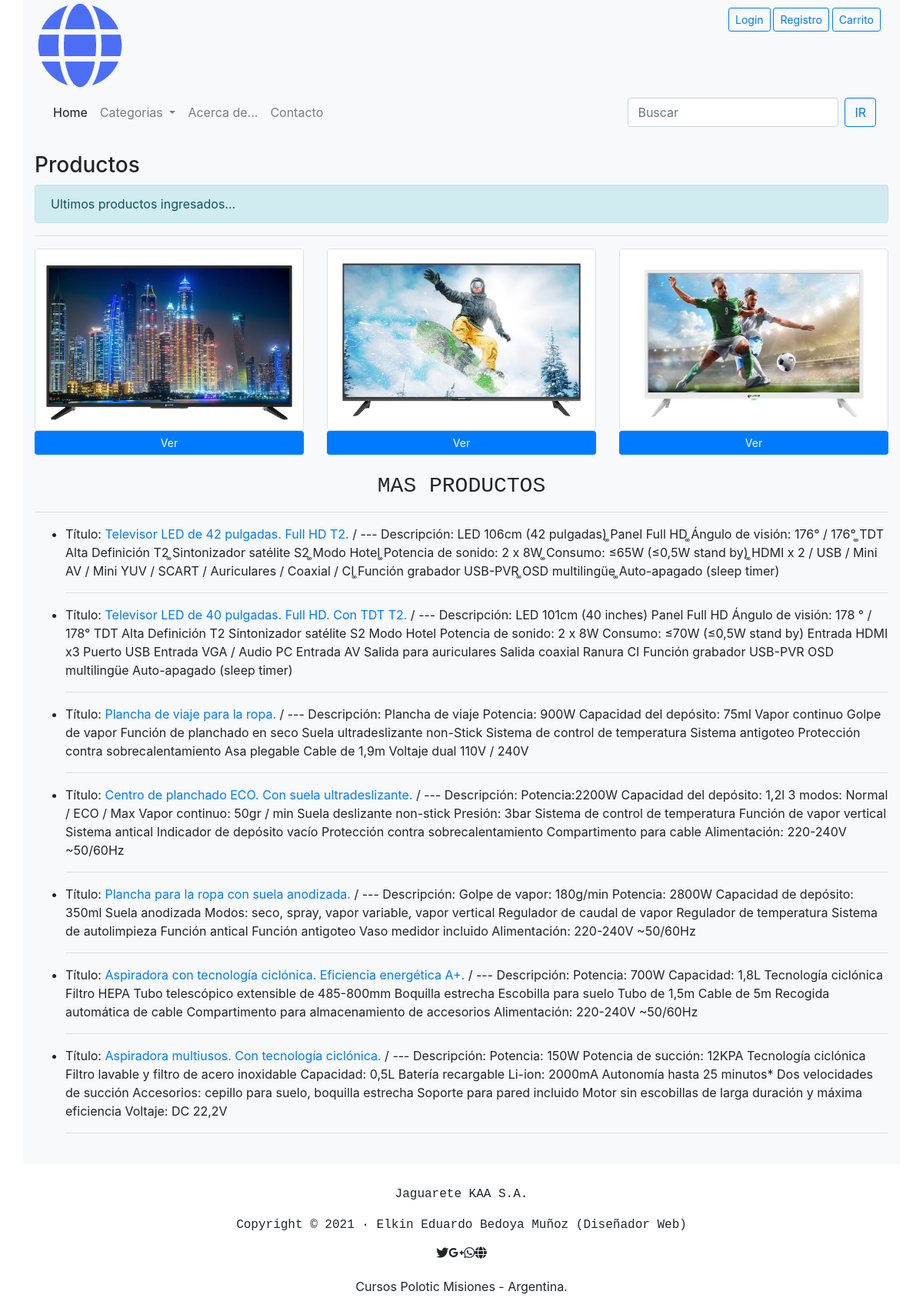
The page / on the database its author committed.
### sitio/models.py (models this page shows)
class Producto(models.Model):
    titulo = models.CharField(max_length=128, null=False)
    imagen = models.FileField(upload_to='imagenes/')
    descripcion = models.CharField(max_length=1000, null=False)
    precio = models.FloatField(null=False)                       # models.DecimalField(..., max_digits=5, decimal_places=2) models.FloatField
    categoria = models.ForeignKey(Categoria, on_delete=models.CASCADE, related_name="clasificacion_categoria")

### sitio/views.py (the view)
# urls.py: path('', views.index, name="index"),
def index(request):
    if "carrito" not in request.session:
        request.session["carrito"] = []
    print("request session carrito")
    print(request.session["carrito"])
    print(len(request.session["carrito"]))
    return render(request,"tienda/index.html", {
        "productos_ppales": Producto.objects.all().order_by('-id')[0:3],
        "productos_sdarios": Producto.objects.all().order_by('-id')[3:10],
        "lista_categorias": Categoria.objects.all(),
        "carrito": request.session["carrito"],
    })

### sitio/models.py (called while the page is built)
    def __str__(self):
        return f"{self.descripcion}"

### sitio/templates/tienda/index.html
{% extends "tienda/layout.html" %}
{% block content %}
<br>
    <h3>Productos</h3>
    {% if categoria_seleccionada %}
        <div class="alert alert-info" role="alert">{{ categoria_seleccionada }}</div>
    {% else %}
        <div class="alert alert-info" role="alert">Ultimos productos ingresados...</div>
    {% endif %}
 <hr>
    <div class="container">
        <div class="row">
            <div class="row">
                {% for un_producto in productos_ppales %}
                  <div class="col-lg-4 col-md-4 col-xs-6 thumb">
                        <div>
                            <img class="img-thumbnail" src="{{ media_url }}{{ un_producto.imagen.url }}" alt="{{ un_producto.imagen.name }}"
                                 alt="Another alt text">
                        </div>
                        <div>
                             <a href="{% url 'sitio:producto' un_producto.id %}" class="btn btn-primary btn-lg btn-block btn-sm" type="button">Ver</a>
                        </div>
                  </div>
                {% empty %}
                    <li>
                        No hay productos en ésta Sección.
                    </li>
                {% endfor %}
            </div>
        </div>
    </div>
    <div class="col-12 text-center">
        <br>
        <samp>
             <h3>MAS PRODUCTOS</h3>
        </samp>
    </div>
<hr>
    <ul>
        {% for un_producto in productos_sdarios %}
            <li>Título:
                <a href="{% url 'sitio:producto' un_producto.id %}">{{un_producto.titulo}}</a> /
                --- Descripción: {{un_producto.descripcion}}
            </li>
            <hr>
        {% empty %}
            <li>
                No hay productos en ésta Sección.
            </li>
        {% endfor %}
    </ul>
<br>
{% endblock %}

### sitio/templates/tienda/layout.html (shortened to what this page needs)
{% load static %}
<!DOCTYPE html>
<html lang="es">
    <head>
        <link rel="stylesheet" href="{% static 'estilos.css' %}">
        <link rel="stylesheet" href="https://stackpath.bootstrapcdn.com/bootstrap/4.3.1/css/bootstrap.min.css"
>
        <link href="https://use.fontawesome.com/releases/v5.0.8/css/all.css" rel="stylesheet"/>
        <link href="https://maxcdn.bootstrapcdn.com/bootstrap/4.0.0/css/bootstrap.min.css" rel="stylesheet"/>
        <link rel="stylesheet" href="https://use.fontawesome.com/releases/v5.0.13/css/all.css">
    </head>
    <body>
        <div class="container bg-light">
            <header>
                <div id="bloque_login">
                    {% if user.is_authenticated %}
                        Estas conectado como: {{ user.get_username }}
                        {% if not perms.sitio.delete_producto %}
                            <a role="button" class="btn btn-outline-success btn-sm" href="{% url 'sitio:consultar_carrito' %}">Carrito</a>
                        {% endif %}
                        <a role="button" class="btn btn-outline-warning btn-sm" href="{% url 'logout' %}?next={{request.path}}">Salir</a>
                    {% else %}
                        <a role="button" class="btn btn-outline-primary btn-sm" href="{% url 'login' %}?next={{request.path}}">Login</a>
                        <a role="button" class="btn btn-outline-primary btn-sm" href="{% url 'usuarios:registrarse' %}?next={{request.path}}">Registro</a>
                        <a role="button" class="btn btn-outline-primary btn-sm" href="{% url 'login' %}?next={{request.path}}">Carrito</a>
                    {% endif %}
                </div>
                <a class="nombre" href="{% url 'sitio:index' %}"><img class="logo" src="{% static 'img/logo_azul.png' %}" alt="Desarrollo Web">
                </a>
            </header>
            <nav id="menu_principal" class="navbar navbar-expand-lg navbar-light bg-light">
                  <div class="collapse navbar-collapse" id="navbarSupportedContent">
                    <ul class="navbar-nav mr-auto">
                      <li class="nav-item active">
                        <a class="nav-link" href="{% url 'sitio:index' %}">Home <span class="sr-only">(current)</span></a>
                      </li>
                      <li class="nav-item dropdown">
                        <a class="nav-link dropdown-toggle" href="#" id="navbarDropdown" role="button" data-toggle="dropdown" aria-haspopup="true" aria-expanded="false">
                          Categorias
                        </a>
                      </li>
                        <li class="nav-item">
                            <a class="nav-link" href="{% url 'sitio:about' %}">
                                Acerca de...
                            </a>
                        </li>
                       <li class="nav-item">
                            <a class="nav-link" href="{% url 'sitio:contact' %}">
                                Contacto
                            </a>
                        </li>
                    </ul>
                    <form action="{% url 'sitio:filtro_productos' %}" method="get"class="form-inline my-2 my-lg-0">
                      <input class="form-control mr-sm-2" type="search" placeholder="Buscar" name= "busqueda" aria-label="Search" value = "{{ request.GET.busqueda }}">
                      <button class="btn btn-outline-primary" type="submit">IR</button>
                    </form>
                  </div>
                </nav>
            {% block content %}
            {% endblock %}
        </div>
    </body>
    <footer>
        <div class="container">
            <div class="row redes-sociales justify-content-center">
                <div class="col-auto">
                </div>
                <div class="col-12 text-center copyright">
                    <samp>
                        <br>
                        <p>Jaguarete KAA S.A.</p>
                    </samp>
                    <samp>
                        <p>Copyright &copy; 2021 · Elkin Eduardo Bedoya Muñoz (Diseñador Web) </p>
                    </samp>
                </div>
            </div>
        </div>
    </footer>
    <div class="footer">
    <div class="container">
        <div class="row ">
            <div class="col-12 in-line d-flex justify-content-center">
                    <i class="fab fa-twitter"></i>
                    <i class="fab fa-google-plus-g"></i>
                    <i class="fab fa-whatsapp"></i>
                    <i class="fas fa-globe"></i>
            </div>
        </div>
        <div class="row">
            <div class="col-12 ">
                <br>
                 <p class="text-center">Cursos Polotic Misiones - Argentina.</p>
            </div>
        </div>
    </div>
</div>
</html>

### sitio/static/estilos.css (style rules this page uses)
#menu_principal { align-items: center; }
#bloque_login { display: block; float: right; font-size: 14px; margin: 10px; }

### rows shown on the page
Producto: imagen (picture)
Producto: imagen (picture)
Producto: imagen (picture)
Producto: titulo "Televisor LED de 42 pulgadas. Full HD T2.", descripcion "LED 106cm (42 pulgadas) ͚Panel Full HD ͚Ángulo de visión: 176° / 176° ͚TDT Alta Definición T2 ͚Sintonizador satélite S2 ͚Modo Hotel ͚Potencia de sonido: 2 x 8W ͚Consumo: ≤65W (≤0,5W stand by) ͚HDMI x 2 / USB / Mini AV / Mini YUV / SCART / Auriculares / Coaxial / CI ͚Función grabador USB-PVR ͚OSD multilingüe ͚Auto-apagado (sleep timer)"
Producto: titulo "Televisor LED de 40 pulgadas. Full HD. Con TDT T2.", descripcion "LED 101cm (40 inches) Panel Full HD Ángulo de visión: 178 ° / 178° TDT Alta Definición T2 Sintonizador satélite S2 Modo Hotel Potencia de sonido: 2 x 8W Consumo: ≤70W (≤0,5W stand by) Entrada HDMI x3 Puerto USB Entrada VGA / Audio PC Entrada AV Salida para auriculares Salida coaxial Ranura CI Función grabador USB-PVR OSD multilingüe Auto-apagado (sleep timer)"
Producto: titulo "Plancha de viaje para la ropa.", descripcion "Plancha de viaje Potencia: 900W Capacidad del depósito: 75ml Vapor continuo Golpe de vapor Función de planchado en seco Suela ultradeslizante non-Stick Sistema de control de temperatura Sistema antigoteo Protección contra sobrecalentamiento Asa plegable Cable de 1,9m Voltaje dual 110V / 240V"
Producto: titulo "Centro de planchado ECO. Con suela ultradeslizante.", descripcion "Potencia:2200W Capacidad del depósito: 1,2l 3 modos: Normal / ECO / Max Vapor continuo: 50gr / min Suela deslizante non-stick Presión: 3bar Sistema de control de temperatura Función de vapor vertical Sistema antical Indicador de depósito vacío Protección contra sobrecalentamiento Compartimento para cable Alimentación: 220-240V ~50/60Hz"
Producto: titulo "Plancha para la ropa con suela anodizada.", descripcion "Golpe de vapor: 180g/min Potencia: 2800W Capacidad de depósito: 350ml Suela anodizada Modos: seco, spray, vapor variable, vapor vertical Regulador de caudal de vapor Regulador de temperatura Sistema de autolimpieza Función antical Función antigoteo Vaso medidor incluido Alimentación: 220-240V ~50/60Hz"
Producto: titulo "Aspiradora con tecnología ciclónica. Eficiencia energética A+.", descripcion "Potencia: 700W Capacidad: 1,8L Tecnología ciclónica Filtro HEPA Tubo telescópico extensible de 485-800mm Boquilla estrecha Escobilla para suelo Tubo de 1,5m Cable de 5m Recogida automática de cable Compartimento para almacenamiento de accesorios Alimentación: 220-240V ~50/60Hz"
Producto: titulo "Aspiradora multiusos. Con tecnología ciclónica.", descripcion "Potencia: 150W Potencia de succión: 12KPA Tecnología ciclónica Filtro lavable y filtro de acero inoxidable Capacidad: 0,5L Batería recargable Li-ion: 2000mA Autonomía hasta 25 minutos* Dos velocidades de succión Accesorios: cepillo para suelo, boquilla estrecha Soporte para pared incluido Motor sin escobillas de larga duración y máxima eficiencia Voltaje: DC 22,2V"
